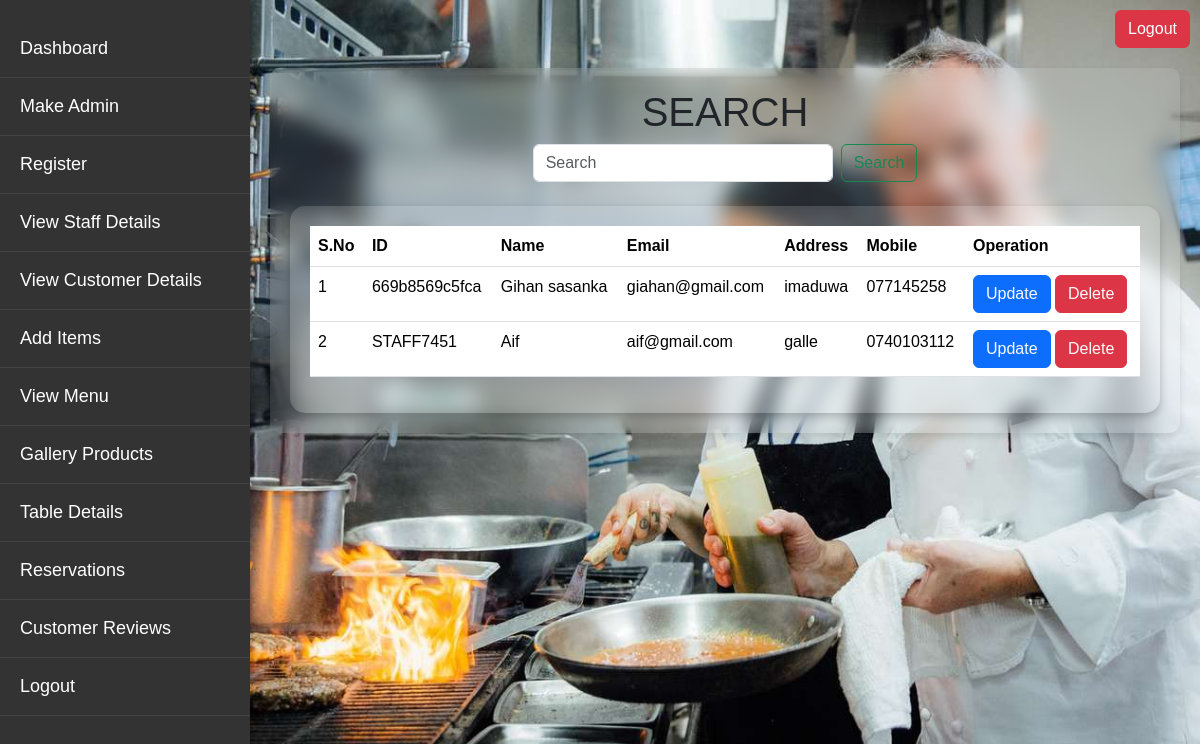
The app's page /cafe/staffdetails.php with its own data.
### tables this page shows
CREATE TABLE `staflogin` (
  `id` int(200) NOT NULL,
  `Staff_id` varchar(255) NOT NULL,
  `name` varchar(200) NOT NULL,
  `email` varchar(100) NOT NULL,
  `address` varchar(200) NOT NULL,
  `mobile` varchar(20) NOT NULL,
  `password` varchar(20) NOT NULL
);

### cafe/staffdetails.php (the view, shortened to what this page needs)
<?php
include 'connect.php';
$search = '';
$table = 'staflogin';
$headers = ['S.No', 'ID', 'Name', 'Email', 'Address', 'Mobile', 'Operation'];
$sql = "SELECT * FROM `$table`";
$result = mysqli_query($con, $sql);
?>
<!DOCTYPE html>
<html lang="en">
<head>
    <link rel="stylesheet" href="https://cdn.jsdelivr.net/npm/bootstrap@5.3.3/dist/css/bootstrap.min.css">
    <link rel="stylesheet" href="css/styleadmin.css">
</head>
<body>
<div class="sidebar" style="height: 100%; width: 250px; position: fixed; top: 0; left: 0; background-color: #333; color: #fff; padding-top: 20px; box-shadow: 2px 0 5px rgba(0, 0, 0, 0.3);">
    <a href="adminpanel.php" style="display: block; padding: 15px 20px; text-decoration: none; font-size: 18px; color: #fff; transition: background-color 0.3s, color 0.3s; border-bottom: 1px solid #444;">Dashboard</a>
    <a href="adminpanel.php" style="display: block; padding: 15px 20px; text-decoration: none; font-size: 18px; color: #fff; transition: background-color 0.3s, color 0.3s; border-bottom: 1px solid #444;">Make Admin</a>
    <a href="adminregister.php" style="display: block; padding: 15px 20px; text-decoration: none; font-size: 18px; color: #fff; transition: background-color 0.3s, color 0.3s; border-bottom: 1px solid #444;">Register</a>
    <a href="staffdetails.php" style="display: block; padding: 15px 20px; text-decoration: none; font-size: 18px; color: #fff; transition: background-color 0.3s, color 0.3s; border-bottom: 1px solid #444;">View Staff Details</a>
    <a href="customerdetails.php" style="display: block; padding: 15px 20px; text-decoration: none; font-size: 18px; color: #fff; transition: background-color 0.3s, color 0.3s; border-bottom: 1px solid #444;">View Customer Details</a>
    <a href="additem.php" style="display: block; padding: 15px 20px; text-decoration: none; font-size: 18px; color: #fff; transition: background-color 0.3s, color 0.3s; border-bottom: 1px solid #444;">Add Items</a>
    <a href="viewmenu.php" style="display: block; padding: 15px 20px; text-decoration: none; font-size: 18px; color: #fff; transition: background-color 0.3s, color 0.3s; border-bottom: 1px solid #444;">View Menu</a>
    <a href="adminpanel.php" style="display: block; padding: 15px 20px; text-decoration: none; font-size: 18px; color: #fff; transition: background-color 0.3s, color 0.3s; border-bottom: 1px solid #444;">Gallery Products</a>
    <a href="tabledetails.php" style="display: block; padding: 15px 20px; text-decoration: none; font-size: 18px; color: #fff; transition: background-color 0.3s, color 0.3s; border-bottom: 1px solid #444;">Table Details</a>
    <a href="bookings.php" style="display: block; padding: 15px 20px; text-decoration: none; font-size: 18px; color: #fff; transition: background-color 0.3s, color 0.3s; border-bottom: 1px solid #444;">Reservations</a>
    <a href="#" style="display: block; padding: 15px 20px; text-decoration: none; font-size: 18px; color: #fff; transition: background-color 0.3s, color 0.3s; border-bottom: 1px solid #444;">Customer Reviews</a>
    <a href="signin.php" style="display: block; padding: 15px 20px; text-decoration: none; font-size: 18px; color: #fff; transition: background-color 0.3s, color 0.3s; border-bottom: 1px solid #444;">Logout</a>
</div>
    <div class="logout-button">
        <a href="logout.php" class="btn btn-danger">Logout</a>
    </div>
    <div class="content">
        <div class="container my-5">
            <h1 class="text-center">SEARCH</h1>
            <form method="POST" class="d-flex mb-4 justify-content-center">
                <input class="form-control me-2" type="search" placeholder="Search" name="search" value="<?php echo htmlspecialchars($search); ?>" style="width: 300px;">
                <button class="btn btn-outline-success" type="submit">Search</button>
            </form>
            <div class="table-container">
                <table class="table table-hover">
                    <thead>
                        <tr>
                            <?php
                            foreach ($headers as $header) {
                                echo "<th scope='col'>{$header}</th>";
                            }
                            ?>
                        </tr>
                    </thead>
                    <tbody>
                        <?php
                        if ($result && mysqli_num_rows($result) > 0) {
                            $sno = 1;
                            while ($row = mysqli_fetch_assoc($result)) {
                                $id = $row['Staff_id'];
                                $name = $row['name'];
                                $email = $row['email'];
                                $address = $row['address'];
                                $mobile = $row['mobile'];
                                echo "<tr>
                                        <td>{$sno}</td>
                                        <td>{$id}</td>
                                        <td>{$name}</td>
                                        <td>{$email}</td>
                                        <td>{$address}</td>
                                        <td>{$mobile}</td>
                                        <td>
                                           <a href='update.php?updateid={$id}&table={$table}' class='btn btn-primary text-light'>Update</a>
                                           <a href='delete.php?deleteid={$id}&table={$table}' class='btn btn-danger text-light'>Delete</a>
                                        </td>
                                    </tr>";
                                $sno++;
                            }
                        } else {
                            echo "<tr>
                                    <td colspan='7'>No records found</td>
                                </tr>";
                        }
                        ?>
                    </tbody>
                </table>
            </div>
        </div>
    </div>
</body>
</html>

### cafe/css/styleadmin.css (style rules this page uses)
body { font-family: Arial, sans-serif; }
.sidebar { height: 100%; width: 250px; position: fixed; top: 0; left: 0; background-color: #333; color: #fff; padding-top: 20px; box-shadow: 2px 0 5px rgba(0, 0, 0, 0.3); }
.sidebar a { display: block; padding: 15px 20px; text-decoration: none; font-size: 18px; color: #fff; transition: background-color 0.3s, color 0.3s; border-bottom: 1px solid #444; }
.content { margin-left: 250px; padding: 20px; background-size: cover; background-position: center; min-height: 100vh; }
.container { background: rgba(255, 255, 255, 0.1); padding: 20px; border-radius: 10px; box-shadow: 0 4px 6px rgba(0, 0, 0, 0.1); backdrop-filter: blur(10px); }

### cafe/staffdetails.php (style rules this page uses)
body { background: url('img/staffdetails.jpg') no-repeat center center fixed; background-size: cover; }
.content { margin-left: 250px; padding: 20px; }
.table-container { background: rgba(255, 255, 255, 0.1); border-radius: 15px; backdrop-filter: blur(10px); -webkit-backdrop-filter: blur(10px); padding: 20px; box-shadow: 0 4px 8px rgba(0, 0, 0, 0.2); }
.table-container table { background: rgba(255, 255, 255, 0.1); border-radius: 15px; backdrop-filter: blur(10px); -webkit-backdrop-filter: blur(10px); }
.logout-button { position: fixed; top: 10px; right: 10px; }

### records on screen
staflogin: Staff "669b8569c5fca", name "Gihan sasanka", email "giahan@gmail.com", address "imaduwa", mobile "077145258"
staflogin: Staff "STAFF7451", name "Aif", email "aif@gmail.com", address "galle", mobile "0740103112"

### other values on screen
$header "S.No"
$header "ID"
$header "Name"
$header "Email"
$header "Address"
$header "Mobile"
$header "Operation"
